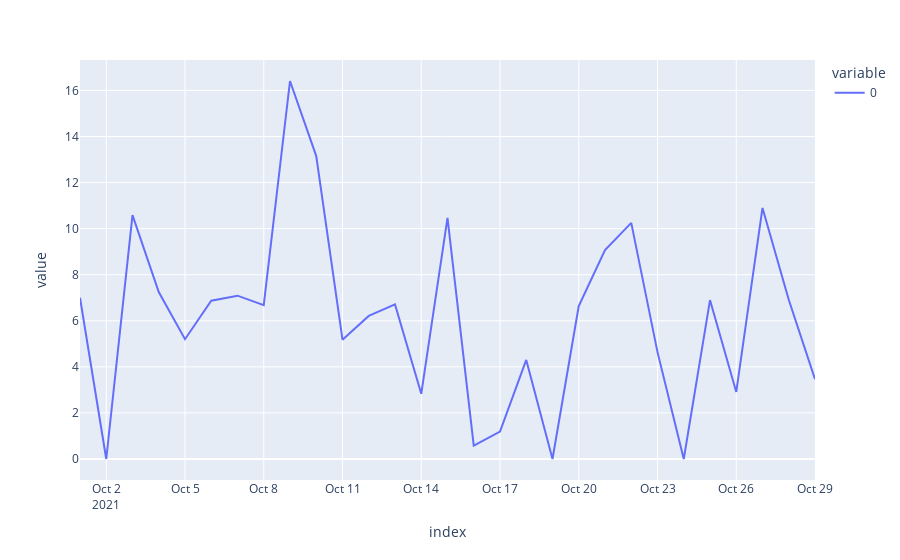

The notebook cell this image was saved under:
### Code cell
fig = px.line(data)
fig.show()

### Figure 1 — Plotly figure (JSON) as saved in the notebook; plotly's stock layout.template omitted (floating-point values rounded to 4 significant figures)
{"data": [{"hovertemplate": "variable=0<br>index=%{x}<br>value=%{y}<extra></extra>", "legendgroup": "0", "line": {"color": "#636efa", "dash": "solid"}, "marker": {"symbol": "circle"}, "mode": "lines", "name": "0", "orientation": "v", "showlegend": true, "type": "scatter", "x": ["2021-10-01T00:00:00", "2021-10-02T00:00:00", "2021-10-03T00:00:00", "2021-10-04T00:00:00", "2021-10-05T00:00:00", "2021-10-06T00:00:00", "2021-10-07T00:00:00", "2021-10-08T00:00:00", "2021-10-09T00:00:00", "2021-10-10T00:00:00", "2021-10-11T00:00:00", "2021-10-12T00:00:00", "2021-10-13T00:00:00", "2021-10-14T00:00:00", "2021-10-15T00:00:00", "2021-10-16T00:00:00", "2021-10-17T00:00:00", "2021-10-18T00:00:00", "2021-10-19T00:00:00", "2021-10-20T00:00:00", "2021-10-21T00:00:00", "2021-10-22T00:00:00", "2021-10-23T00:00:00", "2021-10-24T00:00:00", "2021-10-25T00:00:00", "2021-10-26T00:00:00", "2021-10-27T00:00:00", "2021-10-28T00:00:00", "2021-10-29T00:00:00"], "xaxis": "x", "y": [7, 0, 10.59, 7.25, 5.2, 6.87, 7.09, 6.68, 16.41, 13.15, 5.18, 6.21, 6.71, 2.83, 10.47, 0.58, 1.19, 4.3, 0, 6.64, 9.07, 10.25, 4.64, 0, 6.9, 2.91, 10.9, 6.91, 3.46], "yaxis": "y"}], "layout": {"legend": {"title": {"text": "variable"}, "tracegroupgap": 0}, "margin": {"t": 60}, "xaxis": {"anchor": "y", "domain": [0, 1], "title": {"text": "index"}}, "yaxis": {"anchor": "x", "domain": [0, 1], "title": {"text": "value"}}}}
